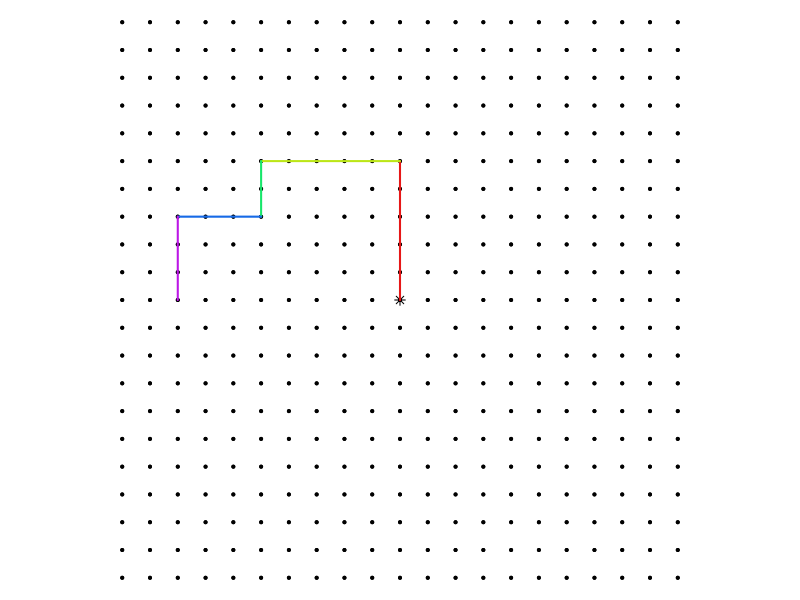

This figure's R source:
## ---- chunk 1
# All right turns
# Expressed with right, up, left, down

n = 5

while(T){
    handles = character()
    x = sample(2:5,n,T)
    turns = c(0,sample(c(-1,1),n-1,T))
    tops = c("left","right")
    tus = tops[turns[2:n]/2+1.5]
    st = cumsum(turns)
    # ths = c(0,pi/2,pi,3*pi/2)
    # dis = c("East","North","West","South")
    ths = c(pi/2,0,3*pi/2,pi)
    dis = c("North","East","South","West")
    j0 = 0 #sample(0:3,1)
    jj = (j0+st)%%4+1
    tt = ths[jj]
    dd = dis[jj]
    xx = c(0)
    yy = c(0)
    for(i in 1:n){
        xnew = round(xx[i]+x[i]*cos(tt[i]))
        ynew = round(yy[i]+x[i]*sin(tt[i]))
        xx = c(xx,xnew)
        yy = c(yy,ynew)
        if(i%%2==0){
            handles = c(handles,paste0("e",round(ynew)))
        } else {
            handles = c(handles,paste0("o",round(xnew)))
        }
    }
    
    if(max(abs(xx))<=10 && max(abs(yy))<=10 && length(unique(dd))>2 && length(unique(x))>1 && length(unique(handles))==length(handles)){break}
}

# acho = dis
# ache = 1:5
# 
# alo = paste0("* ",acho,collapse="\n")
# ale = paste0("* ",ache,collapse="\n")
# 
# sols = character()
# for(i in 1:n){
#     solo = paste0(1*(dd[i]==acho),collapse="")
#     sole = paste0(1*(x[i]==ache),collapse="")
#     sols = c(sols,solo,sole)
# }

acho = 1:5
ache = c("left","right")

sols = c(paste0(1*(x[1]==acho),collapse=""))
for(i in 2:n){
    sole = paste0(1*(tus[i-1]==ache),collapse="")
    solo = paste0(1*(x[i]==acho),collapse="")
    sols = c(sols,sole,solo)
}

alo = paste0("* ",acho,collapse="\n")
ale = paste0("* ",ache,collapse="\n")

## ---- chunk 2
par(mar=c(0,0,0,0),pty="s")
plot(0,0,"n",xlim=c(-10,10),ylim=c(-10,10),axes=F,ann=F)

for(i in -10:10){
    points(rep(i,21),-10:10,pch=20,cex=0.6)
    points(-10:10,rep(i,21),pch=20,cex=0.6)
}
points(0,0,pch=8,cex=1)

# lines(xx,yy,lwd=2,col="blue")
cols = hsv(seq(0,1,length.out=n+1),0.9,0.9)
for(i in 1:n){
    lines(c(xx[i],xx[i+1]),c(yy[i],yy[i+1]),col=cols[i],lwd=2)
}
## ---- chunk 3
cat(paste0("* Go ##ANSWER1##\n"))
for(i in 2:n){
    cat(paste0("* Turn ##ANSWER",2*i-2,"##\n"))
    cat(paste0("* Go ##ANSWER",2*i-1,"##\n"))
}
## ---- chunk 4
cat(alo)
cat("\n")
for(i in 2:n){
    cat(ale)
    cat("\n")
    cat(alo)
    cat("\n")
}
## ---- chunk 5
for(i in 2:n){
    cat(paste0("* Turn ",tus[i-1],"\n"))
    cat(paste0("* Go ",x[i],"\n"))
}
